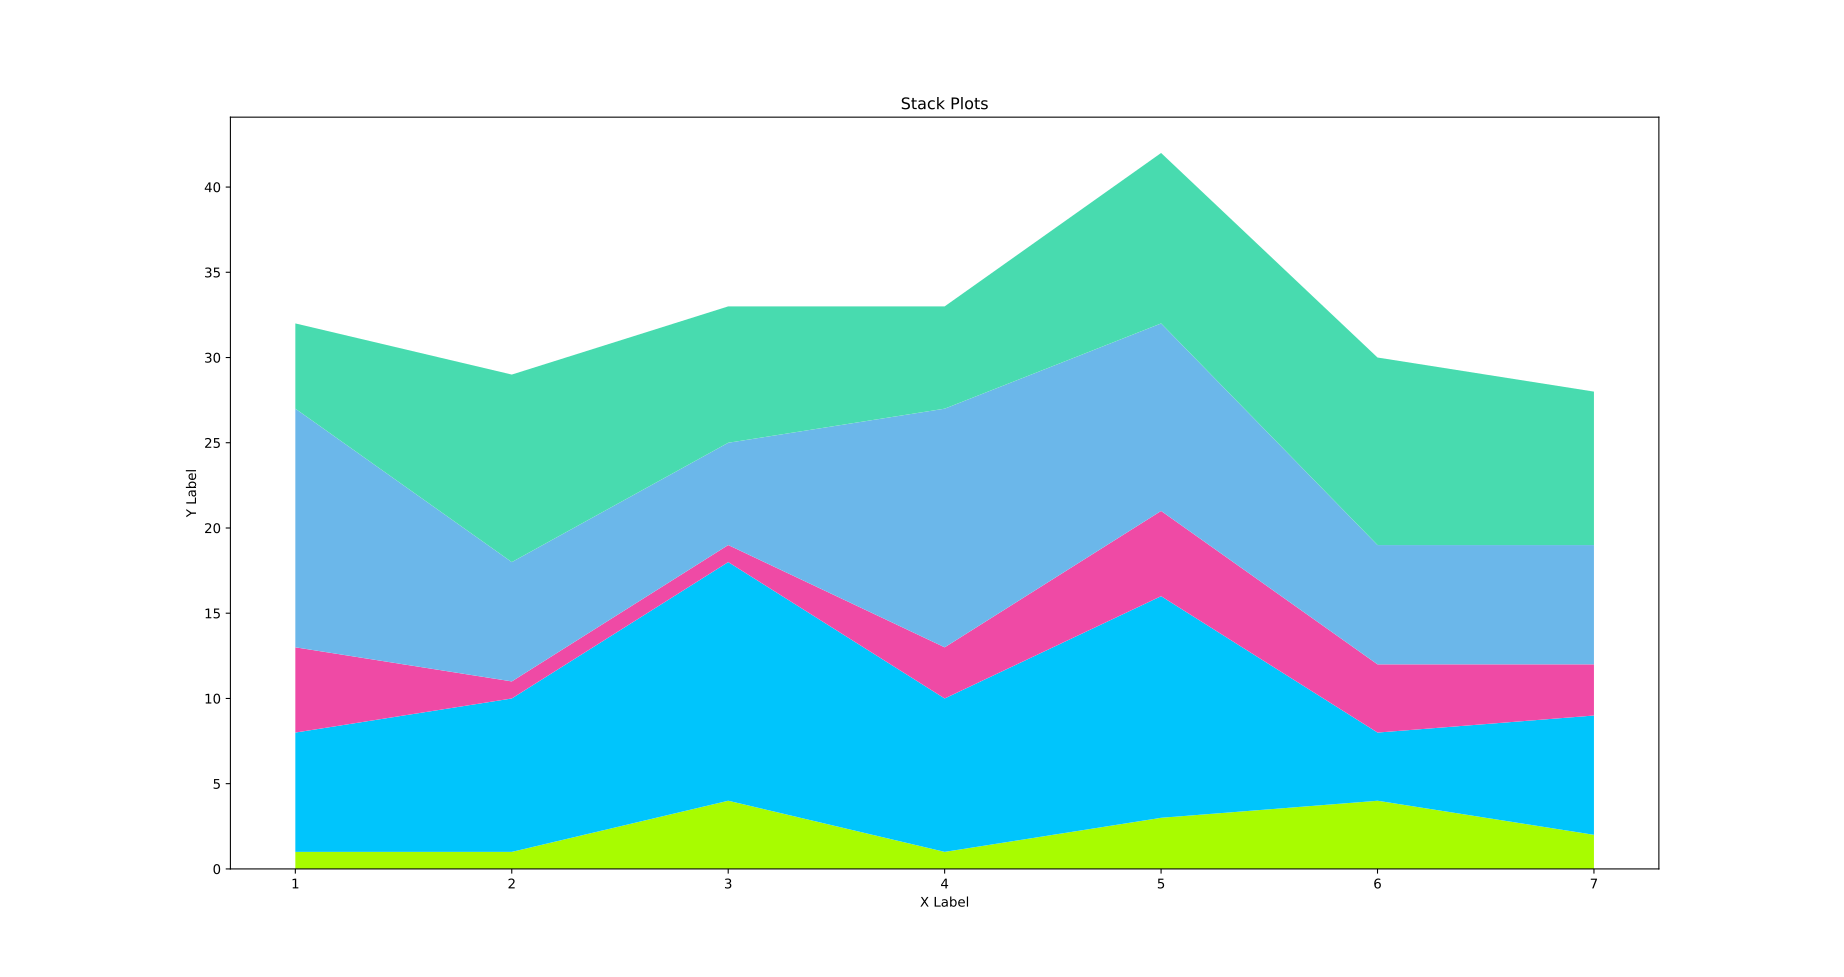

Here is the Python script that generated this plot:
# Date 16-06-2021

import matplotlib.pyplot as plt

days = [1, 2, 3, 4, 5, 6, 7]

playing = [7,  9, 14, 9, 13,  4,  7]
eating = [5, 1, 1, 3, 5, 4, 3]
working = [14,  7,  6, 14, 11,  7,  7]
programming = [1, 1, 4, 1, 3, 4, 2]
sleeping = [5,  11,  8,  6, 10, 11,  9]


plt.stackplot(days, programming, playing, eating, working,
              sleeping, colors=['#A8FC00', '#00C5FC', '#EF4AA5', '#6BB7EA', '#48DBAF'])

plt.xlabel('X Label')
plt.ylabel('Y Label')
plt.title('Stack Plots')
plt.show()
